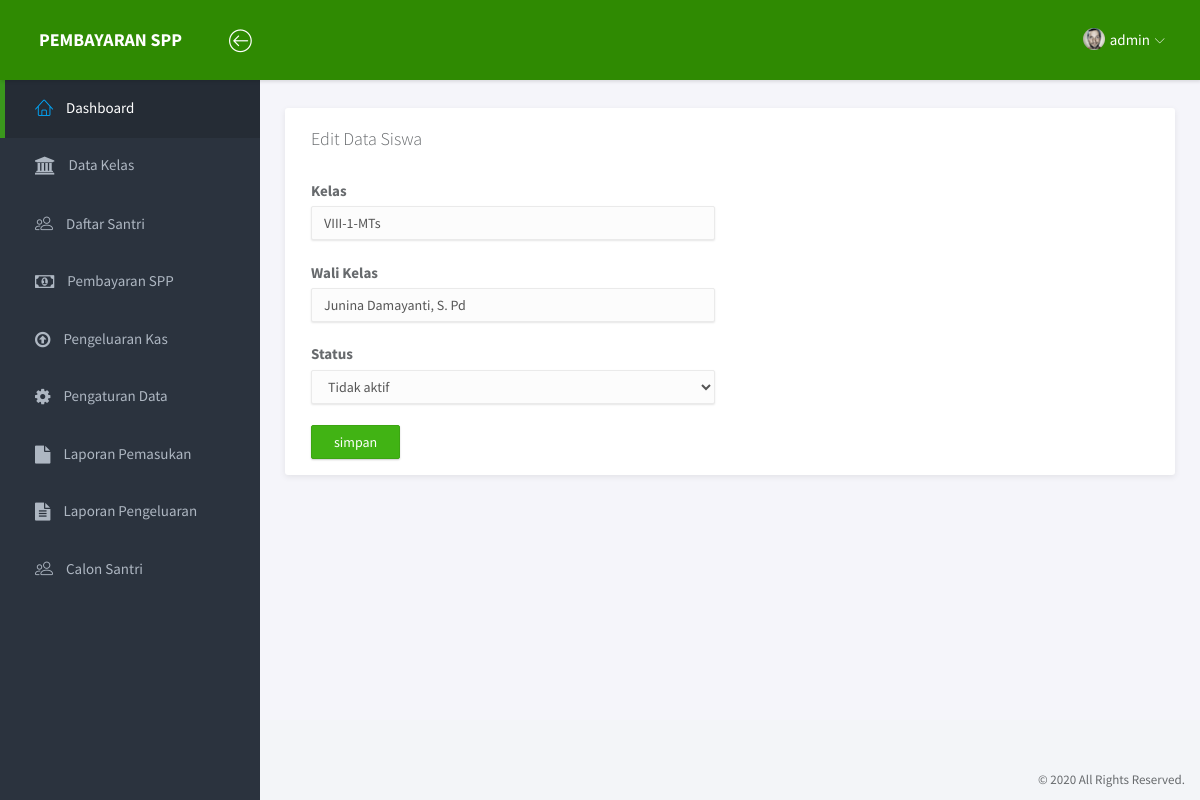
/index.php?page=edit_kelas&id=1 (signed in), run on the app's committed database.
### tables this page shows
CREATE TABLE `tbl_kelas` (
  `id` int(30) NOT NULL,
  `nama` varchar(30) NOT NULL,
  `wali_kelas` varchar(100) NOT NULL,
  `status` enum('Aktif','Tidak aktif') NOT NULL
);

### views/edit_kelas.php (the view)
<div class="main">
	<div class="main-content">
		<div class="container-fluid">
                  <div class="panel">
						<div class="panel-heading">
							<h3 class="panel-title">Edit Data Siswa</h3>
						</div>
						<div class="panel-body">
                                  <div class="row">
                                      <?php
                                          include 'library/config.php';
                                          $id=$_GET['id'];
                                          $status=['Aktif','Tidak aktif'];
                                          $query=mysqli_query($koneksi,"SELECT * FROM tbl_kelas where id=$id");
                                          $data=mysqli_fetch_array($query);
                                      ?>
                                      <div class="col-md-6">
								<form method="POST" action="library/edit_kelas.php?id=<?=$id ?>">
									<label for="">Kelas</label>
									<input type="text" class="form-control" placeholder="Nama Kelas" name="nama" required value="<?=$data['nama']?>"><br>
									<label for="">Wali Kelas</label>
                                          <input type="text" class="form-control" placeholder="Wali Kelas" name="wali_kelas" required value="<?=$data['wali_kelas']?>"><br>
									<label for="">Status</label>
									<select name="status" id="" class="form-control">
									<?php foreach($status as $status):?>
									<?php if($status==$data['status']):?>
										<option value="<?=$status?>" selected><?=$status?></option>
									<?php else:?>
										<option value="<?=$status?>"><?=$status?></option>
									<?php endif?>
									<?php endforeach;?>
									</select><br>
                                          <input type="submit" value="simpan" class="btn btn-success">
								</form>
                                      </div>
                                  </div>
						</div>
					</div>
		</div>
	</div>
</div>

### assets/css/main.css (style rules this page uses)
html { position: relative; min-height: 100%; }
body { background-color: #F3F5F8; font-family: "Source Sans Pro", sans-serif; font-size: 15px; color: #676a6d; }
#wrapper .main { -webkit-transition: all 0.3s ease-in-out; -moz-transition: all 0.3s ease-in-out; -ms-transition: all 0.3s ease-in-out; -o-transition: all 0.3s ease-in-out; transition: all 0.3s ease-in-out; width: calc(100% - 260px); left: 0; position: relative; float: right; background-color: #f5f5fa; }
#wrapper #sidebar-nav, #wrapper .main { padding-top: 80px; }
.main-content { padding: 28px 10px; }
.form-control { -moz-box-shadow: 0px 1px 2px 0 rgba(0, 0, 0, 0.1); -webkit-box-shadow: 0px 1px 2px 0 rgba(0, 0, 0, 0.1); box-shadow: 0px 1px 2px 0 rgba(0, 0, 0, 0.1); -webkit-border-radius: 2px; -moz-border-radius: 2px; border-radius: 2px; border-color: #eaeaea; background-color: #fcfcfc; }
.btn { -webkit-border-radius: 2px; -moz-border-radius: 2px; border-radius: 2px; -moz-box-shadow: 0px 1px 2px 0 rgba(0, 0, 0, 0.2); -webkit-box-shadow: 0px 1px 2px 0 rgba(0, 0, 0, 0.2); box-shadow: 0px 1px 2px 0 rgba(0, 0, 0, 0.2); padding: 6px 22px; }
.btn-success { background-color: #41B314; border-color: #3ca512; }
.panel { -webkit-border-radius: 3px; -moz-border-radius: 3px; border-radius: 3px; -moz-box-shadow: 0 2px 6px rgba(0, 0, 0, 0.08); -webkit-box-shadow: 0 2px 6px rgba(0, 0, 0, 0.08); box-shadow: 0 2px 6px rgba(0, 0, 0, 0.08); background-color: #fff; margin-bottom: 30px; }
.panel .panel-heading, .panel .panel-body, .panel .panel-footer { padding-left: 25px; padding-right: 25px; }
.panel .panel-heading { padding-top: 20px; padding-bottom: 20px; position: relative; }
.panel .panel-heading .panel-title { margin: 0; font-size: 18px; font-weight: 300; }
.panel .panel-body { padding-top: 10px; padding-bottom: 15px; }

### data on the page
tbl_kelas: nama "VIII-1-MTs", wali_kelas "Junina Damayanti, S. Pd", status "Tidak aktif"

### other printed values
$_SESSION['nama'] "admin"
